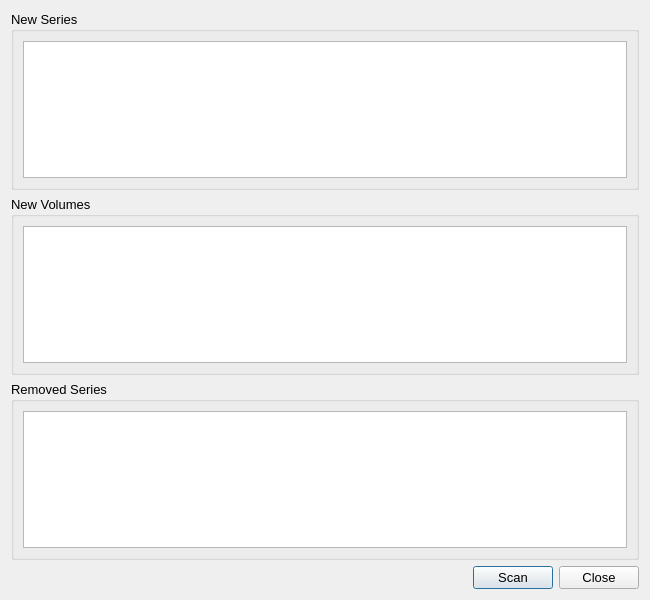
<?xml version="1.0" encoding="UTF-8"?>
<ui version="4.0">
 <class>ScanDialog</class>
 <widget class="QDialog" name="ScanDialog">
  <property name="geometry">
   <rect>
    <x>0</x>
    <y>0</y>
    <width>650</width>
    <height>600</height>
   </rect>
  </property>
  <property name="font">
   <font>
    <pointsize>10</pointsize>
   </font>
  </property>
  <property name="windowTitle">
   <string>Scan Library</string>
  </property>
  <layout class="QVBoxLayout" name="verticalLayout">
   <item>
    <widget class="QScrollArea" name="scrollArea">
     <property name="frameShape">
      <enum>QFrame::NoFrame</enum>
     </property>
     <property name="widgetResizable">
      <bool>true</bool>
     </property>
     <widget class="QWidget" name="scrollAreaWidgetContents">
      <property name="geometry">
       <rect>
        <x>0</x>
        <y>0</y>
        <width>632</width>
        <height>154</height>
       </rect>
      </property>
      <layout class="QHBoxLayout" name="horizontalLayout_2">
       <property name="leftMargin">
        <number>0</number>
       </property>
       <property name="topMargin">
        <number>0</number>
       </property>
       <property name="rightMargin">
        <number>0</number>
       </property>
       <property name="bottomMargin">
        <number>0</number>
       </property>
       <item>
        <widget class="QGroupBox" name="groupBox">
         <property name="title">
          <string>New Series</string>
         </property>
         <layout class="QHBoxLayout" name="horizontalLayout_5">
          <item>
           <widget class="QListWidget" name="new_series_list"/>
          </item>
         </layout>
        </widget>
       </item>
      </layout>
     </widget>
    </widget>
   </item>
   <item>
    <widget class="QScrollArea" name="scrollArea_2">
     <property name="font">
      <font>
       <family>Segoe UI</family>
       <pointsize>10</pointsize>
      </font>
     </property>
     <property name="frameShape">
      <enum>QFrame::NoFrame</enum>
     </property>
     <property name="widgetResizable">
      <bool>true</bool>
     </property>
     <widget class="QWidget" name="scrollAreaWidgetContents_2">
      <property name="geometry">
       <rect>
        <x>0</x>
        <y>0</y>
        <width>632</width>
        <height>191</height>
       </rect>
      </property>
      <layout class="QHBoxLayout" name="horizontalLayout_3">
       <property name="leftMargin">
        <number>0</number>
       </property>
       <property name="topMargin">
        <number>0</number>
       </property>
       <property name="rightMargin">
        <number>0</number>
       </property>
       <property name="bottomMargin">
        <number>0</number>
       </property>
       <item>
        <widget class="QGroupBox" name="groupBox_2">
         <property name="title">
          <string>New Volumes</string>
         </property>
         <layout class="QHBoxLayout" name="horizontalLayout_6">
          <item>
           <widget class="QListWidget" name="new_vol_list"/>
          </item>
         </layout>
        </widget>
       </item>
      </layout>
     </widget>
    </widget>
   </item>
   <item>
    <widget class="QScrollArea" name="scrollArea_3">
     <property name="frameShape">
      <enum>QFrame::NoFrame</enum>
     </property>
     <property name="widgetResizable">
      <bool>true</bool>
     </property>
     <widget class="QWidget" name="scrollAreaWidgetContents_3">
      <property name="geometry">
       <rect>
        <x>0</x>
        <y>0</y>
        <width>632</width>
        <height>191</height>
       </rect>
      </property>
      <layout class="QHBoxLayout" name="horizontalLayout_4">
       <property name="leftMargin">
        <number>0</number>
       </property>
       <property name="topMargin">
        <number>0</number>
       </property>
       <property name="rightMargin">
        <number>0</number>
       </property>
       <property name="bottomMargin">
        <number>0</number>
       </property>
       <item>
        <widget class="QGroupBox" name="groupBox_3">
         <property name="title">
          <string>Removed Series</string>
         </property>
         <layout class="QHBoxLayout" name="horizontalLayout_7">
          <item>
           <widget class="QListWidget" name="removed_list"/>
          </item>
         </layout>
        </widget>
       </item>
      </layout>
     </widget>
    </widget>
   </item>
   <item>
    <layout class="QHBoxLayout" name="horizontalLayout">
     <item>
      <spacer name="horizontalSpacer">
       <property name="orientation">
        <enum>Qt::Horizontal</enum>
       </property>
       <property name="sizeHint" stdset="0">
        <size>
         <width>40</width>
         <height>20</height>
        </size>
       </property>
      </spacer>
     </item>
     <item>
      <widget class="QPushButton" name="scan_button">
       <property name="text">
        <string>Scan</string>
       </property>
      </widget>
     </item>
     <item>
      <widget class="QPushButton" name="close_button">
       <property name="text">
        <string>Close</string>
       </property>
      </widget>
     </item>
    </layout>
   </item>
  </layout>
 </widget>
 <resources/>
 <connections/>
</ui>
